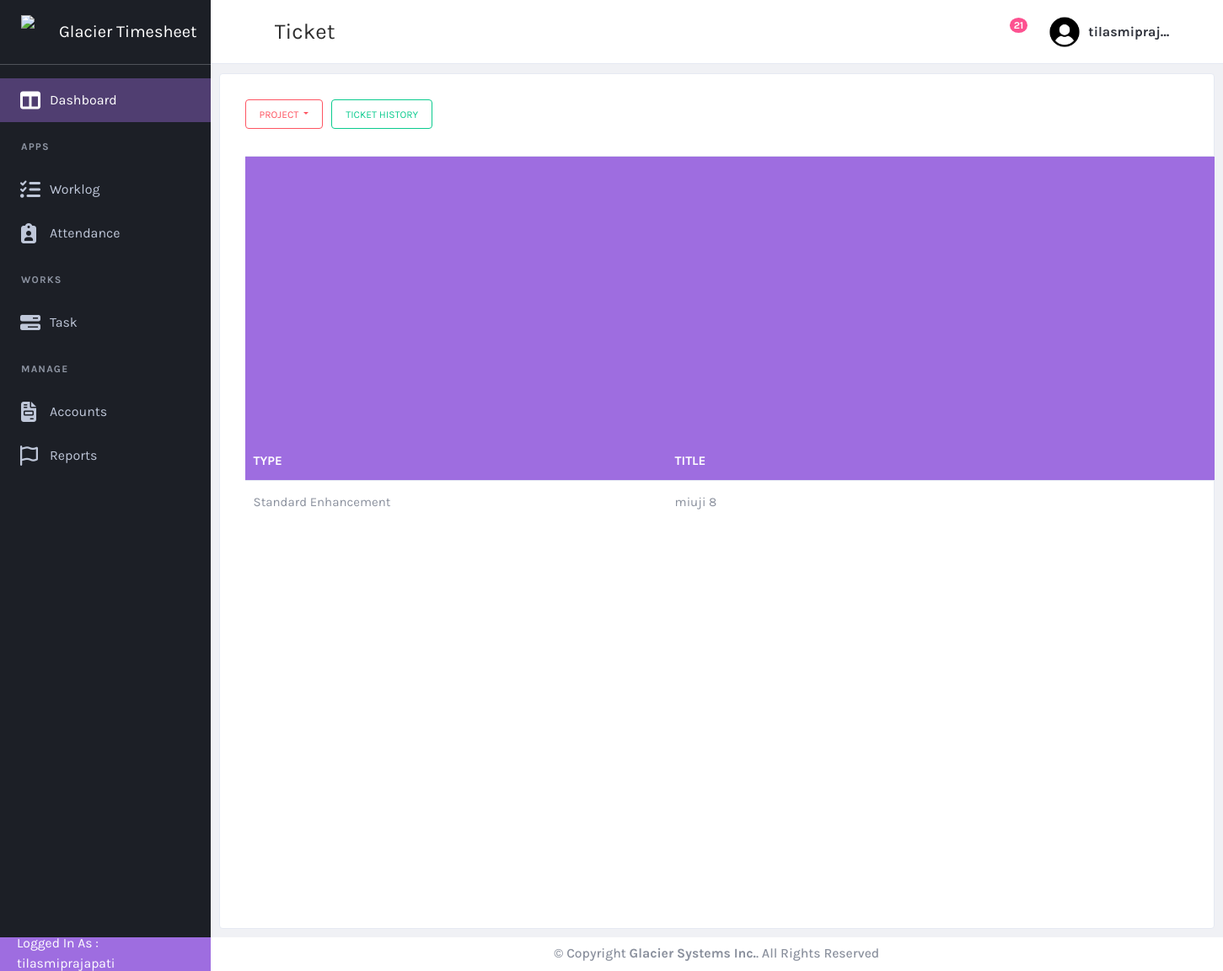
The page /task/task/ (signed in) on the database as committed earlier.
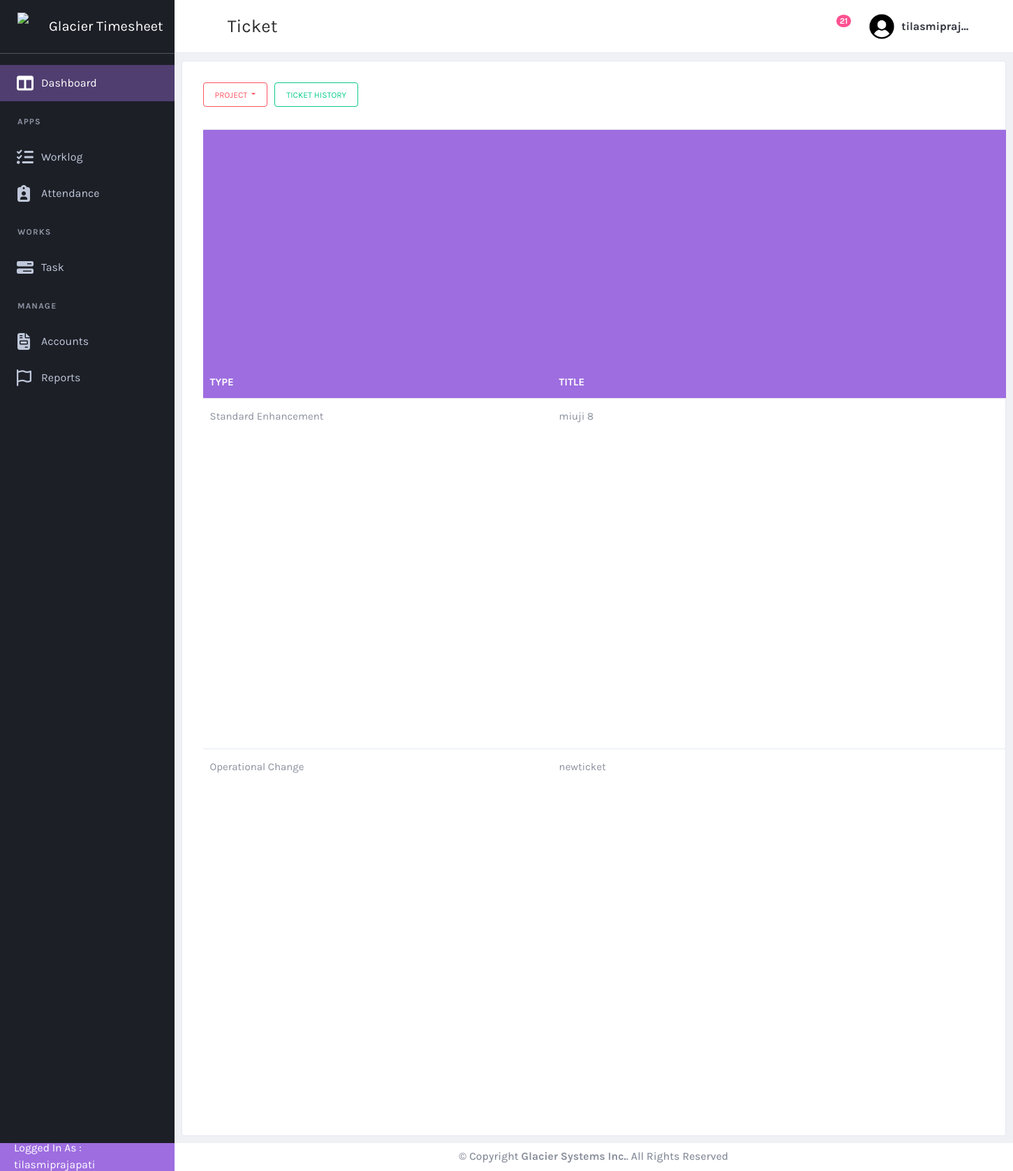
The same page on the database as committed later.
### task/models.py (models this page shows, shortened)
class ticket(models.Model):
    ticket_id = models.CharField(max_length = 200, null = False)
    ticket_title = models.CharField(max_length=200, null=False)
    customer = models.ForeignKey(customer, on_delete=models.CASCADE, null=True)
    ticket_type = models.ForeignKey(ticket_type, on_delete=models.CASCADE, null=True)
    date_opened = models.DateTimeField(null=True)
    priority = models.ForeignKey(priority_type, on_delete=models.CASCADE, null = True)
    assigned_to = models.ManyToManyField(User, related_name="assigned_tickets")  # Allow multiple users
    last_updated = models.DateTimeField(null=True)
    last_updated_by = models.ForeignKey(User, on_delete=models.CASCADE, null = True, related_name="last_updated_by")
    state = models.ForeignKey(state, on_delete=models.CASCADE, null=True)
    operational_notes = models.CharField(max_length=200, null=True)
    closed_date = models.DateTimeField(null=True)
    solution = models.TextField(max_length=500 )
    project = models.ForeignKey(project, on_delete=models.CASCADE, null=True)

class ticket_type(models.Model):
  name = models.CharField(max_length=100, null = True)
  def __str__(self):
    return f"{self.name}"

### task/views.py (the view)
# urls.py: path("task/", views.filter_tasks, name="task"),  # Default task list
@login_required
def filter_tasks(request, user_id=None, project_id=None):
    users = User.objects.all()
    projects = project.objects.all()
    tasks = ticket.objects.all()
    selected_user = None
    selected_project = None
    if user_id:
        selected_user = get_object_or_404(User, pk=user_id)
        tasks = tasks.filter(assigned_to=selected_user)
    if project_id:
        selected_project = get_object_or_404(project, pk=project_id)
        tasks = tasks.filter(project=selected_project)
    customers = customer.objects.all()
    tickettype = ticket_type.objects.all()
    priority = priority_type.objects.all()
    statelist = state.objects.all()
    return render(request, 'task.html', {
        'ticketlist': tasks,
        'users': users,
        'customers': customers,
        'tickettype': tickettype,
        'priority': priority,
        'state': statelist,
        'projects': projects,
        'selected_user': selected_user,
        'selected_project': selected_project,
    })

### customer/models.py (called while the page is built)
  def __str__(self):
    return self.name

### task/models.py (called while the page is built)
   def __str__(self):
    return f"{self.state_name}"

    def __str__(self):
         return f"{self.project_name}"

### task/templates/task.html (shortened to what this page needs)
{% extends "base.html" %}
{% load static %}
{% block page-title %}Ticket{% endblock page-title %}
{% block content %}
            <div class="card card-default m-2">
                <div class="card-header">
                    <div class="d-flex justify-content-end " style="gap: 10px;">
                        <div class="btn-group" role="group" aria-label="Basic example">
                            <button type="button" class="btn btn-outline-danger dropdown-toggle small-btn" id="projectfilter" data-toggle="dropdown" aria-haspopup="true" aria-expanded="false">
                                {% if selected_project %}
                                    {{ selected_project.project_name }}
                                {% else %}
                                    Project
                                {% endif %}
                            </button>
                        </div>
                        <a href = "{% url 'taskhistory' %}" class="btn btn-outline-success small-btn d-flex justify-content-center align-items-center text-center" >
                            Ticket History
                        </a>
                    </div>
                </div>
                <div class="card-body">
                    <table id="productsTable" class="table table-hover table-product" style="width:100%">
                      <thead>
                        <tr class="column-head">
                            <th class = "type-column">Type&nbsp;&nbsp;</th>
                            <th class = "title-column">Title</th>
                        </tr>
                      </thead>
                      <tbody>
                        {% for i in ticketlist %}
                            {% if i.state.state_name != "Completed" and i.state.state_name != "Canceled" %}
                            <tr onclick="window.location='{% url 'taskdetails' i.id%}'">
                                    <td>{{i.ticket_type}}</td>
                                    <td style = "width:10px;">{{i.ticket_title}}</td>
                                </tr>
                            {% endif %}
                        {% endfor %}
                      </tbody>
                    </table>
                </div>
            </div>
{% endblock  %}

### templates/base.html (shortened to what this page needs)
{% load static %}
<!DOCTYPE html>
<html lang="en" dir="ltr">
  <head>
    <link href="{% static 'plugins/material/css/materialdesignicons.min.css' %}" rel="stylesheet" />
    <link href="{% static 'plugins/simplebar/simplebar.css' %}" rel="stylesheet" />
    <link href="{% static 'plugins/nprogress/nprogress.css' %}" rel="stylesheet" />
    <link href="{% static 'plugins/DataTables/DataTables-1.10.18/css/jquery.dataTables.min.css' %}" rel="stylesheet" />
    <link href="{% static 'plugins/jvectormap/jquery-jvectormap-2.0.3.css' %}" rel="stylesheet" />
    <link href="{% static 'plugins/daterangepicker/daterangepicker.css' %}" rel="stylesheet" />
    <link href="https://cdn.quilljs.com/1.3.6/quill.snow.css" rel="stylesheet">
    <link href="{% static 'plugins/toaster/toastr.min.css' %}" rel="stylesheet" />
    <link href="{% static 'plugins/prism/prism.css' %}" rel="stylesheet" />
    <link href="{% static 'plugins/select2/css/select2.min.css' %}" rel="stylesheet" />
    <link id="main-css-href" rel="stylesheet" href="{% static 'css/style.css' %}" />
  </head>
  <body class="navbar-fixed sidebar-fixed" id="body">
    <div class="wrapper">
      <aside class="left-sidebar sidebar-dark" id="left-sidebar">
        <div id="sidebar" class="sidebar sidebar-with-footer">
          <div class="app-brand">
            <a href="{% url 'dashboard' %}">
              <img src="{% static 'images/glacierlogo.png' %}" alt="Mono" height = 40px width = 40px >
              <span class="brand-name">Glacier Timesheet</span>
            </a>
          </div>
          <div class="sidebar-left" data-simplebar style="height: 100%;">
            <ul class="nav sidebar-inner" id="sidebar-menu">
                <li
                  class="active"
                  >
                  <a class="sidenav-item-link" href="{% url 'dashboard' %}">
                    <i class="fa-solid fa-table-columns"></i>
                    <span class="nav-text">Dashboard</span>
                  </a>
                </li>
                <li class="section-title">
                  Apps
                </li>
                <li
                  >
                  <a class="sidenav-item-link" href="{% url 'worklog' %}">
                    <i class="fa-solid fa-list-check"></i>
                    <span class="nav-text">Worklog</span>
                  </a>
                </li>
                <li  class="has-sub" >
                  <a class="sidenav-item-link" href="javascript:void(0)" data-toggle="collapse" data-target="#attendance"
                    aria-expanded="false" aria-controls="email">
                    <i class="fa-solid fa-clipboard-user"></i>
                    <span class="nav-text">Attendance</span> <b class="caret"></b>
                  </a>
                </li>
                <li class="section-title">
                  Works
                </li>
                <li  class="has-sub" >
                  <a class="sidenav-item-link" href="javascript:void(0)" data-toggle="collapse" data-target="#task"
                    aria-expanded="false" aria-controls="email">
                    <i class="fa-solid fa-bars-progress"></i>
                    <span class="nav-text">Task</span> <b class="caret"></b>
                  </a>
                </li>
                <li class="section-title">
                  Manage
                </li>
                <li  class="has-sub" >
                  <a class="sidenav-item-link" href="javascript:void(0)" data-toggle="collapse" data-target="#accounts"
                    aria-expanded="false" aria-controls="email">
                    <i class="fa-solid fa-file-invoice"></i>
                    <span class="nav-text">Accounts</span> <b class="caret"></b>
                  </a>
                </li>
                <li  class="has-sub" >
                  <a class="sidenav-item-link" href="javascript:void(0)" data-toggle="collapse" data-target="#reports"
                    aria-expanded="false" aria-controls="email">
                    <i class="fa-regular fa-flag"></i>
                    <span class="nav-text">Reports</span> <b class="caret"></b>
                  </a>
                </li>
              </ul>
          </div>
            <div class="sidebar-footer  " >
              <div class="sidebar-footer-content d-flex align-items-center p-4" style="height: 40px; ">
                  <p style="color:white;">Logged In As : {{user.username}}</P>
              </div>
            </div>
        </div>
      </aside>
      <div class="page-wrapper">
        <header class="main-header" id="header">
          <nav class="navbar navbar-expand-lg navbar-light" id="navbar">
            <button id="sidebar-toggler" class="sidebar-toggle">
            </button>
            <span class="page-title">{% block page-title %}Dashboard{% endblock page-title %}</span>
            <div class="navbar-right ">
              <ul class="nav navbar-nav">
                <li class="custom-dropdown">
                  <button class="notify-toggler custom-dropdown-toggler">
                    <i class="mdi mdi-bell-outline icon"></i>
                    <span class="badge badge-xs rounded-circle">21</span>
                  </button>
                </li>
                <li class="dropdown user-menu">
                  <button class="dropdown-toggle nav-link" data-toggle="dropdown">
                    <img src="{% static 'images/usericon.png' %}" class="user-image rounded-circle" alt="User Image" />
                    <span class="d-none d-lg-inline-block">{{user.username}}</span>
                  </button>
                </li>
              </ul>
            </div>
          </nav>
        </header>
        {% block content %}
        {% endblock %}
        <footer class="footer mt-auto" >
          <div class="copyright bg-white d-flex align-items-center justify-content-center">
            <p>
              &copy; Copyright <strong><span>Glacier Systems Inc.</span></strong>. All Rights Reserved
            </p>
          </div>
        </footer>
      </div>
    </div>
  </body>
</html>

Rows that differ between the two databases and show on the page:
added ticket: ticket_type "Operational Change", ticket_title "newticket"
